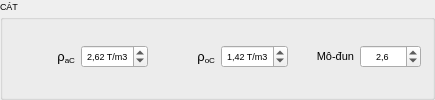
       <widget class="QGroupBox" name="Cat">
        <property name="minimumSize">
         <size>
          <width>435</width>
          <height>48</height>
         </size>
        </property>
        <property name="font">
         <font>
          <family>Tahoma</family>
          <pointsize>7</pointsize>
          <weight>50</weight>
          <bold>false</bold>
         </font>
        </property>
        <property name="tabletTracking">
         <bool>false</bool>
        </property>
        <property name="layoutDirection">
         <enum>Qt::LeftToRight</enum>
        </property>
        <property name="autoFillBackground">
         <bool>true</bool>
        </property>
        <property name="locale">
         <locale language="Vietnamese" country="Vietnam"/>
        </property>
        <property name="inputMethodHints">
         <set>Qt::ImhDialableCharactersOnly|Qt::ImhDigitsOnly|Qt::ImhEmailCharactersOnly|Qt::ImhFormattedNumbersOnly|Qt::ImhLatinOnly|Qt::ImhLowercaseOnly|Qt::ImhUppercaseOnly|Qt::ImhUrlCharactersOnly</set>
        </property>
        <property name="title">
         <string>CÁT</string>
        </property>
        <property name="flat">
         <bool>false</bool>
        </property>
        <property name="checkable">
         <bool>false</bool>
        </property>
        <layout class="QHBoxLayout" name="horizontalLayout">
         <item>
          <widget class="QLabel" name="label_6">
           <property name="minimumSize">
            <size>
             <width>45</width>
             <height>19</height>
            </size>
           </property>
           <property name="font">
            <font>
             <family>Tahoma</family>
             <pointsize>7</pointsize>
            </font>
           </property>
           <property name="text">
            <string>&lt;html&gt;&lt;head/&gt;&lt;body&gt;&lt;p align=&quot;right&quot;&gt;&lt;span style=&quot; font-family:'Calibri,sans-serif'; font-size:10pt;&quot;&gt;ρ&lt;/span&gt;&lt;span style=&quot; font-size:9pt; vertical-align:sub;&quot;&gt;aC&lt;/span&gt;&lt;/p&gt;&lt;/body&gt;&lt;/html&gt;</string>
           </property>
          </widget>
         </item>
         <item>
          <widget class="QDoubleSpinBox" name="doubleSpinBox_5">
           <property name="minimumSize">
            <size>
             <width>45</width>
             <height>19</height>
            </size>
           </property>
           <property name="font">
            <font>
             <family>Tahoma</family>
             <pointsize>7</pointsize>
            </font>
           </property>
           <property name="alignment">
            <set>Qt::AlignCenter</set>
           </property>
           <property name="suffix">
            <string> T/m3</string>
           </property>
           <property name="maximum">
            <double>4.000000000000000</double>
           </property>
           <property name="singleStep">
            <double>0.010000000000000</double>
           </property>
           <property name="value">
            <double>2.620000000000000</double>
           </property>
          </widget>
         </item>
         <item>
          <widget class="QLabel" name="label_7">
           <property name="minimumSize">
            <size>
             <width>45</width>
             <height>19</height>
            </size>
           </property>
           <property name="font">
            <font>
             <family>Tahoma</family>
             <pointsize>7</pointsize>
            </font>
           </property>
           <property name="text">
            <string>&lt;html&gt;&lt;head/&gt;&lt;body&gt;&lt;p align=&quot;right&quot;&gt;&lt;span style=&quot; font-family:'Calibri,sans-serif'; font-size:10pt;&quot;&gt;ρ&lt;/span&gt;&lt;span style=&quot; font-family:'Calibri,sans-serif'; font-size:9pt; vertical-align:sub;&quot;&gt;oC&lt;/span&gt;&lt;/p&gt;&lt;/body&gt;&lt;/html&gt;</string>
           </property>
          </widget>
         </item>
         <item>
          <widget class="QDoubleSpinBox" name="doubleSpinBox_6">
           <property name="minimumSize">
            <size>
             <width>45</width>
             <height>19</height>
            </size>
           </property>
           <property name="font">
            <font>
             <family>Tahoma</family>
             <pointsize>7</pointsize>
            </font>
           </property>
           <property name="alignment">
            <set>Qt::AlignCenter</set>
           </property>
           <property name="suffix">
            <string> T/m3</string>
           </property>
           <property name="maximum">
            <double>4.000000000000000</double>
           </property>
           <property name="singleStep">
            <double>0.010000000000000</double>
           </property>
           <property name="value">
            <double>1.420000000000000</double>
           </property>
          </widget>
         </item>
         <item>
          <widget class="QLabel" name="label_9">
           <property name="minimumSize">
            <size>
             <width>45</width>
             <height>19</height>
            </size>
           </property>
           <property name="font">
            <font>
             <family>Tahoma</family>
             <pointsize>7</pointsize>
            </font>
           </property>
           <property name="text">
            <string>&lt;html&gt;&lt;head/&gt;&lt;body&gt;&lt;p align=&quot;right&quot;&gt;&lt;span style=&quot; font-family:'Calibri,sans-serif'; font-size:8pt;&quot;&gt;Mô-đun&lt;/span&gt;&lt;/p&gt;&lt;/body&gt;&lt;/html&gt;</string>
           </property>
          </widget>
         </item>
         <item>
          <widget class="QDoubleSpinBox" name="doubleSpinBox_7">
           <property name="minimumSize">
            <size>
             <width>45</width>
             <height>19</height>
            </size>
           </property>
           <property name="font">
            <font>
             <family>Tahoma</family>
             <pointsize>7</pointsize>
            </font>
           </property>
           <property name="alignment">
            <set>Qt::AlignCenter</set>
           </property>
           <property name="decimals">
            <number>1</number>
           </property>
           <property name="singleStep">
            <double>0.100000000000000</double>
           </property>
           <property name="value">
            <double>2.600000000000000</double>
           </property>
          </widget>
         </item>
        </layout>
       </widget>
